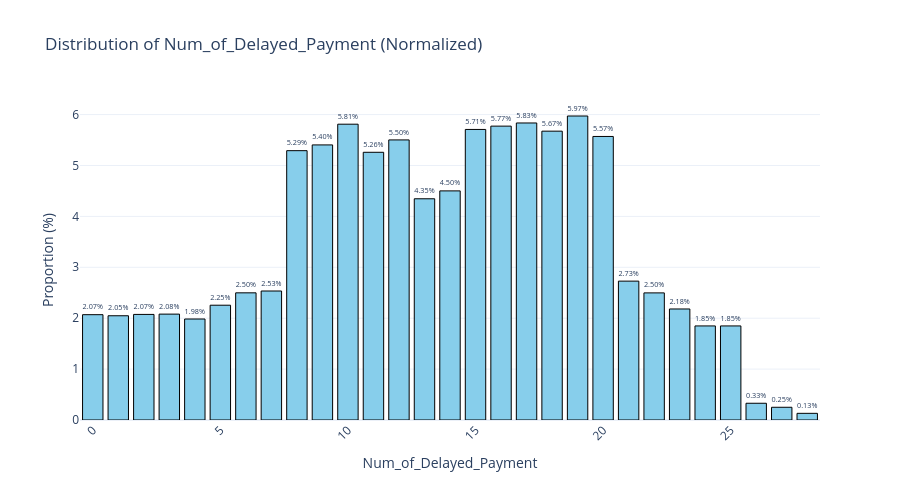

The notebook cell this image was saved under:
### Markdown cell above
# <font color = 'red'> Análisis

### Code cell
# El número de pagos retrasados oscila entre 0 y 28 pagos.

plot_univariate_freq(df, 'Num_of_Delayed_Payment', figsize=(900, 500), normalize=True)

### Figure 1 — Plotly figure (JSON) as saved in the notebook; plotly's stock layout.template omitted (floating-point values rounded to 4 significant figures)
{"data": [{"hovertemplate": "Num_of_Delayed_Payment=%{x}<br>Proportion (%)=%{y}<br>text=%{text}<extra></extra>", "legendgroup": "", "marker": {"color": "skyblue", "line": {"color": "black", "width": 1}, "pattern": {"shape": ""}}, "name": "", "orientation": "v", "showlegend": false, "text": ["5.97%", "5.83%", "5.81%", "5.77%", "5.71%", "5.67%", "5.57%", "5.50%", "5.40%", "5.29%", "5.26%", "4.50%", "4.35%", "2.73%", "2.53%", "2.50%", "2.50%", "2.25%", "2.18%", "2.08%", "2.07%", "2.07%", "2.05%", "1.98%", "1.85%", "1.85%", "0.33%", "0.25%", "0.13%"], "textposition": "outside", "type": "bar", "x": [19, 17, 10, 16, 15, 18, 20, 12, 9, 8, 11, 14, 13, 21, 7, 6, 22, 5, 23, 3, 2, 0, 1, 4, 25, 24, 26, 27, 28], "xaxis": "x", "y": [5.972, 5.835, 5.811, 5.773, 5.708, 5.674, 5.57, 5.502, 5.404, 5.291, 5.259, 4.501, 4.346, 2.728, 2.534, 2.498, 2.497, 2.255, 2.181, 2.08, 2.074, 2.069, 2.048, 1.984, 1.848, 1.848, 0.329, 0.25, 0.131], "yaxis": "y"}], "layout": {"barmode": "relative", "height": 500, "legend": {"tracegroupgap": 0}, "title": {"text": "Distribution of Num_of_Delayed_Payment (Normalized)"}, "width": 900, "xaxis": {"anchor": "y", "domain": [0, 1], "tickangle": -45, "title": {"text": "Num_of_Delayed_Payment"}}, "yaxis": {"anchor": "x", "domain": [0, 1], "title": {"text": "Proportion (%)"}}}}
